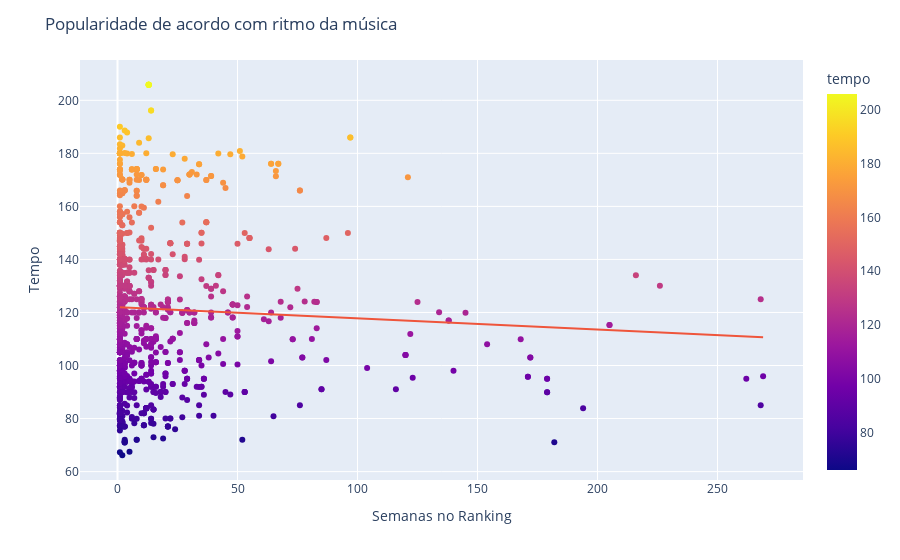

Source (notebook cell):
### Code cell
grafico3 = px.scatter(df2, x='weeks_on_chart', y='tempo', color='tempo', trendline='ols')
grafico3.update_layout(title_text='Popularidade de acordo com ritmo da música', xaxis_title_text='Semanas no Ranking', yaxis_title_text='Tempo')
grafico3.show()

### Figure 1 — Plotly figure (JSON) as saved in the notebook; plotly's stock layout.template omitted (floating-point values rounded to 4 significant figures; data arrays with more than 128 entries replaced by an {"elided": "..."} marker saying what was removed)
{"data": [{"hovertemplate": "weeks_on_chart=%{x}<br>tempo=%{marker.color}<extra></extra>", "legendgroup": "", "marker": {"color": {"elided": "978 float values"}, "coloraxis": "coloraxis", "symbol": "circle"}, "mode": "markers", "name": "", "orientation": "v", "showlegend": false, "type": "scatter", "x": {"elided": "978 int values"}, "xaxis": "x", "y": {"elided": "978 float values"}, "yaxis": "y"}, {"hovertemplate": "<b>OLS trendline</b><br>tempo = -0.0423968 * weeks_on_chart + 122.03<br>R<sup>2</sup>=0.002609<br><br>weeks_on_chart=%{x}<br>tempo=%{y} <b>(trend)</b><extra></extra>", "legendgroup": "", "marker": {"symbol": "circle"}, "mode": "lines", "name": "", "showlegend": false, "type": "scatter", "x": {"elided": "978 int values"}, "xaxis": "x", "y": {"elided": "978 float values"}, "yaxis": "y"}], "layout": {"coloraxis": {"colorbar": {"title": {"text": "tempo"}}, "colorscale": [[0, "#0d0887"], [0.1111, "#46039f"], [0.2222, "#7201a8"], [0.3333, "#9c179e"], [0.4444, "#bd3786"], [0.5556, "#d8576b"], [0.6667, "#ed7953"], [0.7778, "#fb9f3a"], [0.8889, "#fdca26"], [1, "#f0f921"]]}, "legend": {"tracegroupgap": 0}, "margin": {"t": 60}, "title": {"text": "Popularidade de acordo com ritmo da música"}, "xaxis": {"anchor": "y", "domain": [0, 1], "title": {"text": "Semanas no Ranking"}}, "yaxis": {"anchor": "x", "domain": [0, 1], "title": {"text": "Tempo"}}}}
